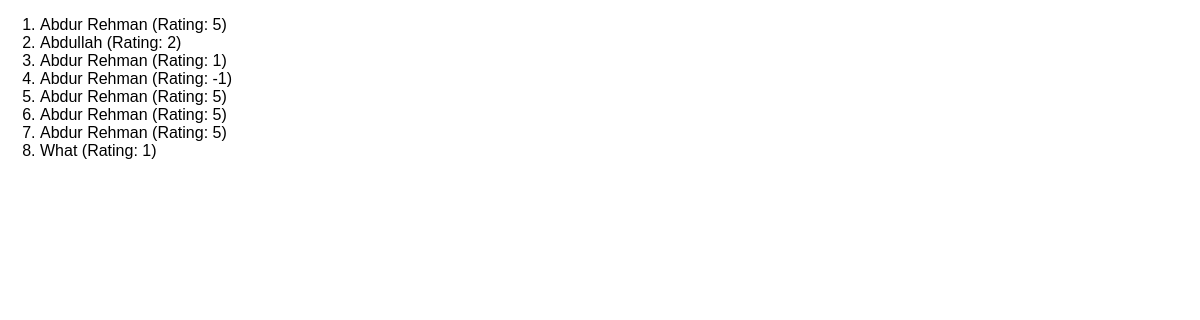
The app's page /reviews with its own data.
### reviews/models.py (models this page shows)
class Review(models.Model):
    user_name = models.CharField(max_length=100)
    review_text = models.TextField()
    rating = models.IntegerField()

### reviews/views.py (the view)
# urls.py: path("reviews", views.ReviewsListView.as_view()),
class ReviewsListView(ListView):
    template_name = "reviews/review_list.html"
    model = Review
    context_object_name = "reviews"

### reviews/templates/reviews/review_list.html (shortened to what this page needs)
{% extends "reviews/base.html" %}
{% block content %}
    <ol type="1">
        {% for review in reviews %}
            <li>{{ review.user_name }} (Rating: {{ review.rating }})</li>
        {% endfor %}
    </ol>
{% endblock %}

### reviews/templates/reviews/base.html (shortened to what this page needs)
{% load static %}
<!DOCTYPE html>
<html lang="en">
<head>
  <link rel="stylesheet" href="{% static "reviews/styles.css" %}">
</head>
<body>
  {% block content %}
  {% endblock %}
</body>
</html>

### reviews/static/reviews/styles.css (style rules this page uses)
body { font-family: sans-serif; margin: 0; }

### records on screen
Review: user_name "Abdur Rehman", rating "5"
Review: user_name "Abdullah", rating "2"
Review: user_name "Abdur Rehman", rating "1"
Review: user_name "Abdur Rehman", rating "-1"
Review: user_name "Abdur Rehman", rating "5"
Review: user_name "Abdur Rehman", rating "5"
Review: user_name "Abdur Rehman", rating "5"
Review: user_name "What", rating "1"
